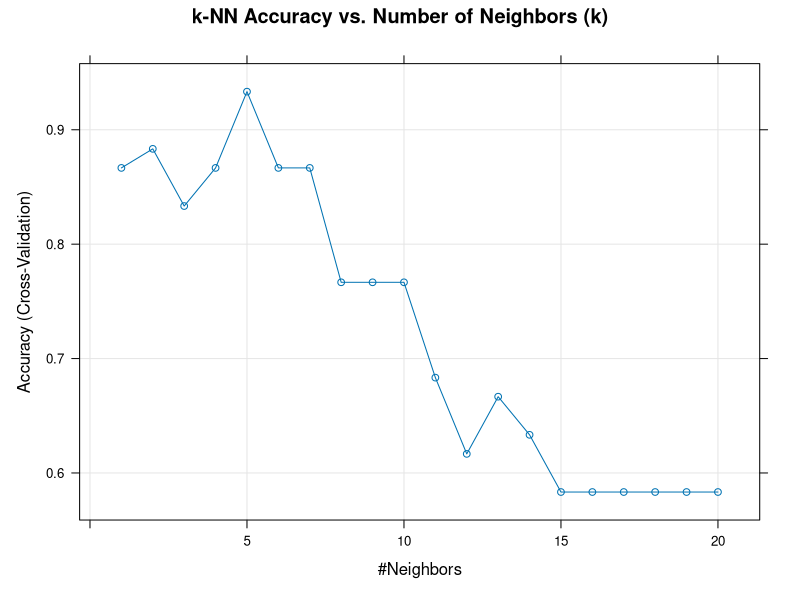
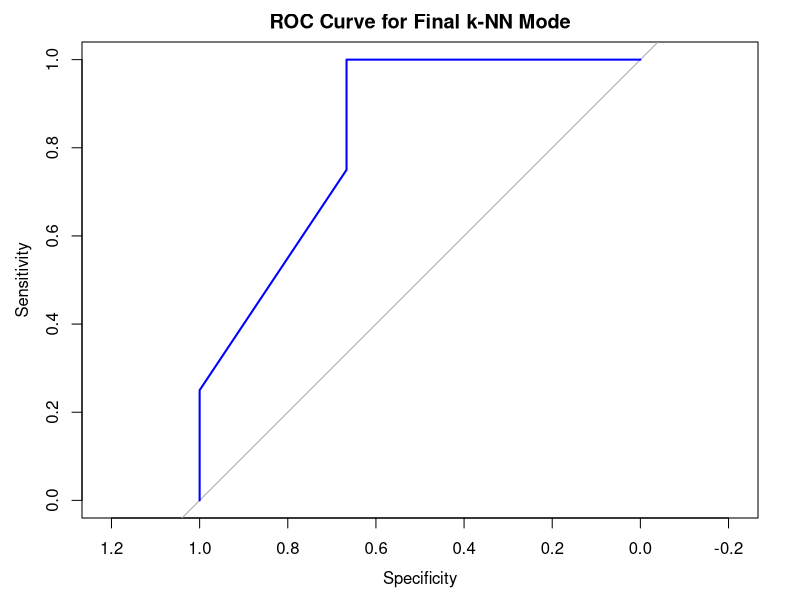

Generate these figures, in order, with R:
setwd("~/Documents/SIUE/STAT 562")
data("mtcars")
df<-mtcars
n_col<-ncol(df)
n_row<-nrow(df)
n_col;n_row

response_var<-c("am")
qualitative_vars<-c("vs")
quantitative_vars<-setdiff(names(df),c(response_var,qualitative_vars))
n_quant <- length(quantitative_vars)
n_qual  <- length(qualitative_vars)
cat("Quantitative variables:", n_quant, "\n")
cat("Qualitative variables:", n_qual, "\n")
round(prop.table(table(df$am))*100,digits=1)

# Convert the qualitative predictor to a factor variable in df
df$vs <- factor(df$vs, levels = c(0, 1), labels = c("V-shaped", "Straight"))

# Convert factor variable into dummy variables (one-hot encoding)
vs_encoded <- model.matrix(~ vs, data = df)[, -1]

# Convert response to factor with readable labels
df$am <- factor(df$am, levels = c(0, 1), labels = c("Automatic", "Manual"))

# Check structure
str(df)

# Standardize:
scaled_quant <- scale(df[, quantitative_vars])
# Display summary of one variable (e.g., 'hp') before standardization
summary(df$hp)
summary(scaled_quant[,"hp"])
data_ready<-cbind(as.data.frame(scaled_quant),vs_encoded)
str(data_ready)
head(data_ready)


library(rsample)
set.seed(123)

# Combine predictors and response temporarily for splitting
split_data <- cbind(data_ready, am = df$am)

# Perform 70/30 stratified split by 'am'
split_obj <- initial_split(split_data, prop = 0.70, strata = am)

# Extract training and test datasets
train_data <- training(split_obj)
test_data  <- testing(split_obj)

# Check proportions in train/test
prop.table(table(train_data$am))
prop.table(table(test_data$am))

train_labels<-train_data$am
test_labels<-test_data$am
# Remove the label column from the feature matrices
train_data <- subset(train_data, select = -am)
test_data  <- subset(test_data, select = -am)

# (e) k-NN with k = √n

library(class)
k=sqrt(nrow(train_data))
k
test_pred<-knn(train = train_data,test = test_data,cl=train_labels,k=5)

table(test_labels,test_pred)
accuracy<-mean(test_labels==test_pred)
accuracy

#(g)

library(caret)
set.seed(123)
ctrl<-trainControl(method = "cv",number=10)
knn_grid<-expand.grid(k=1:20)
train_knn<-cbind(train_data,am=train_labels)

# train kNN using cross validation
knn_cv<-train(am~.,data=train_knn,
              method="knn",
              trControl=ctrl,
              tuneGrid=knn_grid)
best_k<-knn_cv$bestTune$k
plot(knn_cv, main = "k-NN Accuracy vs. Number of Neighbors (k)")

best_k

# (h)
library(caret)
set.seed(123)
train_control<-trainControl(method = "cv", number = 10, classProbs = TRUE, savePredictions = "final")
# Fit final k-NN model with cross validation
final_model_cv<-train(am~.,data=train_knn,method="knn",tuneGrid=data.frame(k=best_k), trControl=train_control)
print(final_model_cv)

# predict on test dataset
final_prediction<-predict(final_model_cv,newdata = test_data)
final_prediction

final_accuracy<-mean(final_prediction==test_labels)
final_accuracy

conf_matrix <- confusionMatrix(final_prediction, test_labels)
conf_matrix

# Extract performance metrics
overall_accuracy  <- conf_matrix$overall["Accuracy"]
misclassification <- 1 - overall_accuracy
sensitivity       <- conf_matrix$byClass["Sensitivity"]   # True Positive Rate (Recall)
specificity       <- conf_matrix$byClass["Specificity"]   # True Negative Rate
precision         <- conf_matrix$byClass["Precision"]
recall            <- conf_matrix$byClass["Recall"]
f1_score          <- conf_matrix$byClass["F1"]

cat("Overall Accuracy:", round(overall_accuracy, 4), "\n")
cat("Misclassification Rate:", round(misclassification, 4), "\n")
cat("Sensitivity:", round(sensitivity, 4), "\n")
cat("Specificity:", round(specificity, 4), "\n")
cat("Precision:", round(precision, 4), "\n")
cat("Recall:", round(recall, 4), "\n")
cat("F1 Score:", round(f1_score, 4), "\n")


# --- ROC Curve and AUC evaluation ---
library(pROC)

# Get predicted probabilities for the positive class ("Manual")
prob_predictions <- predict(final_model_cv, newdata = test_data, type = "prob")

# Build ROC curve
roc_curve <- roc(
  response = test_labels,
  predictor = prob_predictions$Manual,
  levels = levels(test_labels)
)

# Plot ROC curve
plot(roc_curve, col = "blue", main = "ROC Curve for Final k-NN Mode")
auc_value <- auc(roc_curve)
auc_value
